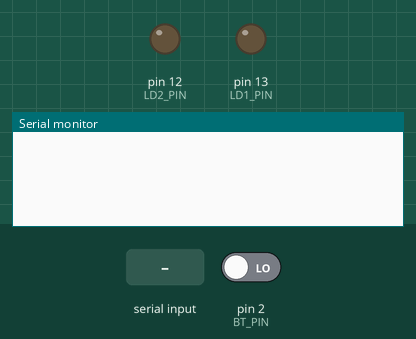
Simulated run of this sketch. Board: Arduino Uno, built with avr-gcc and run on an emulated ATmega328P. On the bench: output pins drawn as LEDs (lit = HIGH), the last lines printed to the serial monitor. Inputs (shaded band) come from the test bench; at power-on: pin 2 (BT_PIN) LOW.

Above: at 1.2 s.
1.3 s: pin 2 (BT_PIN) driven HIGH
At 2.5 s:
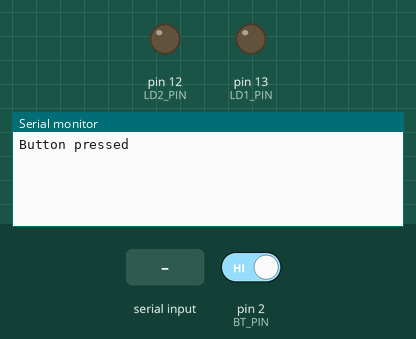
2.8 s: "1\n" received over Serial
At 3.9 s:
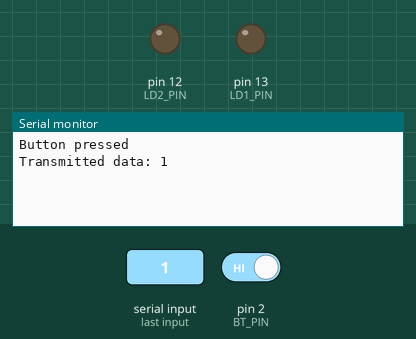
4.3 s: pin 2 (BT_PIN) driven LOW
At 5.0 s:
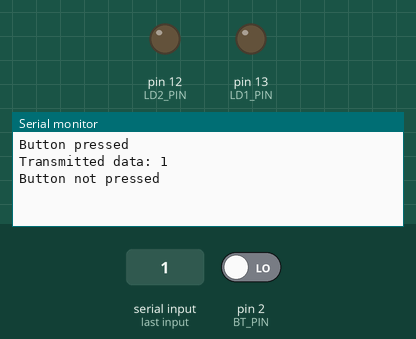

The sketch:

rs232.ino
```cpp
#define BT_PIN  2

#define LD1_PIN 13
#define LD2_PIN 12

#define LD1_ON  "LD1 ON"
#define LD1_OFF "LD1 OFF"
#define LD2_ON  "LD2 ON"
#define LD2_OFF "LD2 OFF"

int buttonState = 0;
int lastButtonState = 0;

String command;

void setup()
{
    pinMode(BT_PIN, INPUT);

    pinMode(LD1_PIN, OUTPUT);
    pinMode(LD2_PIN, OUTPUT);

    digitalWrite(LD1_PIN, LOW);
    digitalWrite(LD2_PIN, LOW);

    Serial.begin(9600);
}

void loop()
{
    if (Serial.available()) {
        command = Serial.readStringUntil('\n');

        if(command.equals(LD1_ON)){
            digitalWrite(LD1_PIN, HIGH);
            Serial.println("Led 1 On");
        }
        else if (command.equals(LD1_OFF)) {
            digitalWrite(LD1_PIN, LOW);
            Serial.println("Led 1 Off");
        }
        else if (command.equals(LD2_ON)) {
            digitalWrite(LD2_PIN, HIGH);
            Serial.println("Led 2 On");
        }
        else if (command.equals(LD2_OFF)) {
            digitalWrite(LD2_PIN, LOW);
            Serial.println("Led 2 Off");
        }
        else {
            Serial.print("Transmitted data: ");
            Serial.println(command);
        }
    }

    buttonState = digitalRead(BT_PIN);

    if (buttonState != lastButtonState) {
        if (buttonState == HIGH) {
            Serial.println("Button pressed");
        }
        else {
            Serial.println("Button not pressed");
        }
        delay(50);
    }

    lastButtonState = buttonState;
}
```

Measured:
- after the input at 1.3 s, the serial monitor: prints a new line at once (image 1)
- after the input at 2.8 s, the serial monitor: prints a new line at once (image 2)
- after the input at 4.3 s, the serial monitor: prints a new line at once (image 3)
